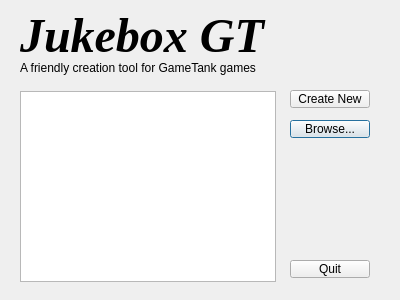
<?xml version="1.0" encoding="UTF-8"?>
<ui version="4.0">
 <class>SplashDialog</class>
 <widget class="QDialog" name="SplashDialog">
  <property name="geometry">
   <rect>
    <x>0</x>
    <y>0</y>
    <width>400</width>
    <height>300</height>
   </rect>
  </property>
  <property name="windowTitle">
   <string>Dialog</string>
  </property>
  <widget class="QLabel" name="label">
   <property name="geometry">
    <rect>
     <x>20</x>
     <y>10</y>
     <width>351</width>
     <height>51</height>
    </rect>
   </property>
   <property name="font">
    <font>
     <family>Times New Roman</family>
     <pointsize>36</pointsize>
     <italic>true</italic>
     <bold>true</bold>
    </font>
   </property>
   <property name="text">
    <string>Jukebox GT</string>
   </property>
  </widget>
  <widget class="QLabel" name="label_2">
   <property name="geometry">
    <rect>
     <x>20</x>
     <y>60</y>
     <width>311</width>
     <height>16</height>
    </rect>
   </property>
   <property name="text">
    <string>A friendly creation tool for GameTank games</string>
   </property>
  </widget>
  <widget class="QListWidget" name="recentProjectsList">
   <property name="geometry">
    <rect>
     <x>20</x>
     <y>91</y>
     <width>256</width>
     <height>191</height>
    </rect>
   </property>
  </widget>
  <widget class="QPushButton" name="button_browse">
   <property name="geometry">
    <rect>
     <x>290</x>
     <y>120</y>
     <width>80</width>
     <height>18</height>
    </rect>
   </property>
   <property name="text">
    <string>Browse...</string>
   </property>
  </widget>
  <widget class="QPushButton" name="button_create">
   <property name="geometry">
    <rect>
     <x>290</x>
     <y>90</y>
     <width>80</width>
     <height>18</height>
    </rect>
   </property>
   <property name="text">
    <string>Create New</string>
   </property>
  </widget>
  <widget class="QPushButton" name="button_quit">
   <property name="geometry">
    <rect>
     <x>290</x>
     <y>260</y>
     <width>80</width>
     <height>18</height>
    </rect>
   </property>
   <property name="text">
    <string>Quit</string>
   </property>
  </widget>
 </widget>
 <resources/>
 <connections/>
</ui>
